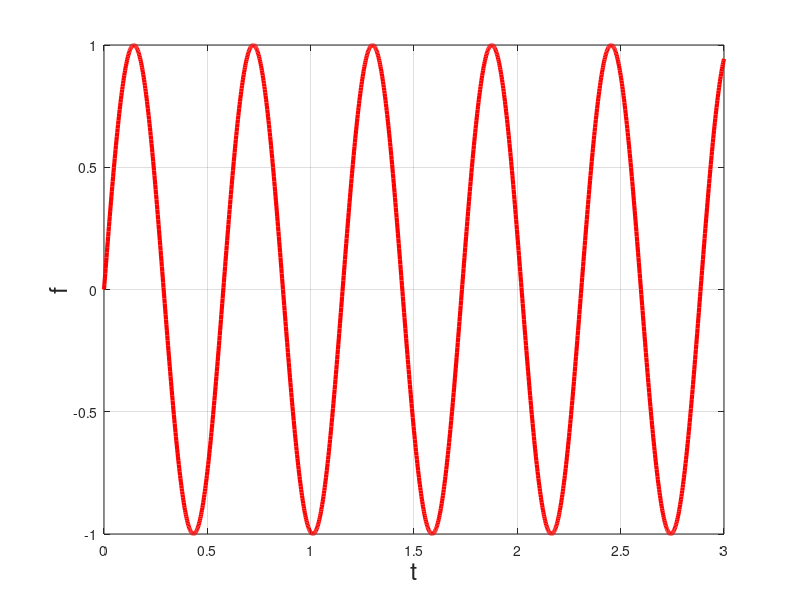

Recreate this plot in MATLAB. (Note: this script raises an error after producing the figure.)
load ./data/DataHW06_Prob2

fig1 = figure();
plot(t,y,'r','linewidth',3);
grid on
xlabel('t','FontSize',18);
ylabel('f','FontSize',18);

dy_dt = naive_der(y,t);
[y_regress,dy_dt_regress] = do_regress(y,t);

fig2 = figure();
hold on
plot(t,dy,'r','linewidth',3);
plot(t,dy_dt,'b','linewidth',1);
grid on
xlabel('t','FontSize',18);
ylabel('f','FontSize',18);
hold off


fig3 = figure();
hold on
plot(t,y,'r','linewidth',3);
plot(t,y_regress,'b','linewidth',1);
grid on
xlabel('t','FontSize',18);
ylabel('f','FontSize',18);
hold off

fig4 = figure();
hold on
plot(t,dy,'r','linewidth',3);
plot(t,dy_dt_regress,'b','linewidth',1);
grid on
xlabel('t','FontSize',18);
ylabel('f','FontSize',18);
hold off


